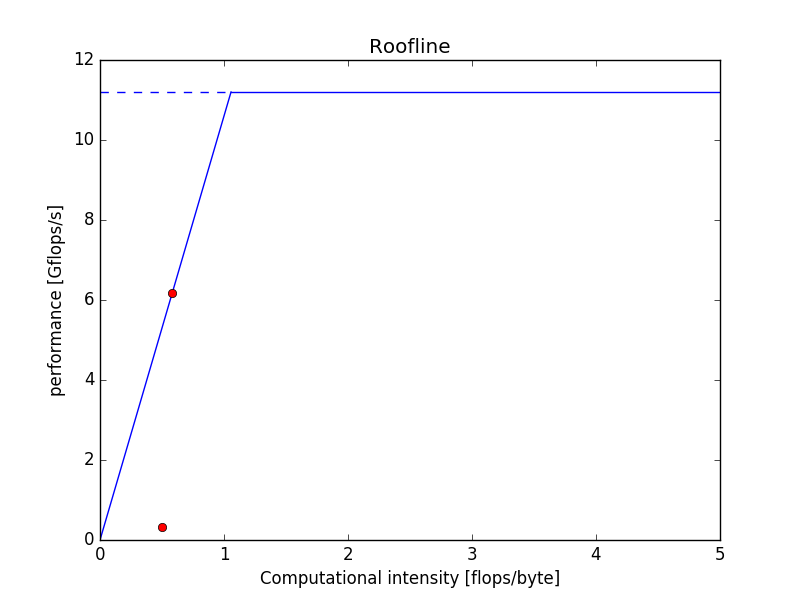

The script that drew this image:
import numpy as np
import matplotlib.pyplot as plt
import math

yscale =1e9
peak_performance = 11.2e9/yscale
bandwidth        = 10.6e9/yscale
CI0 = peak_performance/bandwidth
flops = 14
bytes = 24
CI = flops/bytes
print('CI=',CI)
performance_random = bandwidth*CI/18.9

plt.plot( [0,CI0], [peak_performance,peak_performance], '--b'
        , [0,CI0], [0               ,peak_performance], '-b'
        , [CI0,5], [peak_performance,peak_performance], '-b'
        , [CI]   , [bandwidth*CI]                     , 'or'
        , [CI*24/28], [performance_random]            , 'or'
        )
plt.xlabel('Computational intensity [flops/byte]')
plt.ylabel('performance [Gflops/s]')
plt.title('Roofline')
plt.show()
